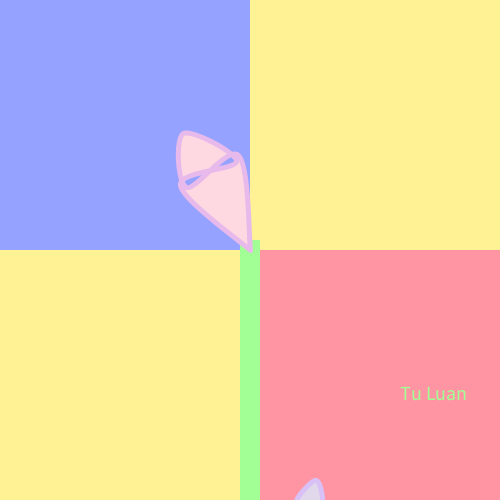
Frame 1 (no input)
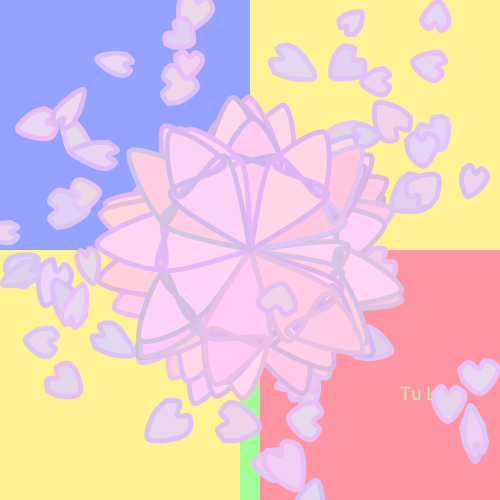
Frame 60 (the mouse pressed at the canvas centre just before this capture)
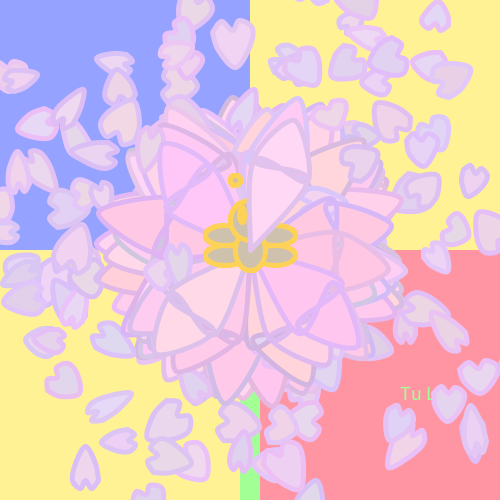
Frame 120 (the mouse held since frame 60 and released just before this capture)

The Processing sketch that drew these frames (run headless with seeded random() and noise(); from frame 60 on, the mouse is pressed at the canvas centre):

// Processing sketch: A2
// ── A2.pde
  //Assignment 02 
  //Name: Tu Luan
  //E-mail: tluan@brynmawr.edu
  //Course: Cs110, Jia Tao's section
  //Submitted: 02/11/2015
  //Description: The project depicts the Japanese spring flowers. When the spring is coming, the flower grows and bees come and some of the petals fall down on the wind.
  
//set up the background
void setup() { 
   frameRate(15);
   size(500, 500);
   smooth();
   background(255, 242, 149);
   noStroke();
   fill(255,149,162);
   rect(250,250,250,500);
   fill(149,162,255);
   rect(0,0,250,250);
   fill(162,255,149);
   rect(240,240,20,260);
   textSize(20);
   text("Tu Luan",400,400);
   
} 


//call all the fuctions
//fuction drawMyObject2 will run to draw a bee when you double click the mouse.
void draw() {  
    if (mousePressed) {
     drawMyObject2(mouseX,mouseY);
    } 
    drawMyObject1(80,80,random(80,90));
    drawMyObject(random(0, 500),random(0, 500),random(10,20), random(10,20));  
    
}




  // the function draws the bee. When you have your mouse in different area, the bees will change the colors.
  void drawMyObject2(float x, float y) {
  line(x,y-30,x+15,y-70);  
  line(x,y-30,x-15,y-70);
   if ((mouseX<=250)&&(mouseY<=250)){
   fill(#CEC2AF);
   }
   else{
      fill(#F2C5A5);
   }
  stroke(#FDD257);  
  ellipse(x+15,y-70,10,10);
  ellipse(x-15,y-70,10,10);
  ellipse(x-25,y+5,40,20);
  ellipse(x-25,y-15,40,20);
  ellipse(x+25,y+5,40,20);
  ellipse(x+25,y-15,40,20);
  ellipse(x,y,30,40);
  ellipse(x,y-30,40,40);
  ellipse(x-8,y-35,5,15);
  ellipse(x+8,y-35,5,15);
  }
  
  
  
  //the fuction draws the flower in the middle. Each petal of it appears in different colors, positions, and sizes.
   void drawMyObject1(float x, float y, float w) {
   fill(253+random(30),198+random(20),218+random(30));
   stroke(207+random(30),180+random(20),222+random(30));
   strokeWeight(5);
   translate(250, 250);
   rotate(radians(random(0,360))); 
   beginShape();
   curveVertex(0,0);
   curveVertex(0,0);
   curveVertex(w,0.5*y);
   curveVertex(0.5*x,y);
   curveVertex(random(1.1,1.5)*x,random(1.1,1.5)*y);
   curveVertex(x,0.5*y);
   curveVertex(0.5*x,w);
   curveVertex(0,0);
   curveVertex(0,0);
   endShape();
}





   //the fuction darws the heart-shape petals. Each petal of it appears in different colors, positions, and sizes.
   void drawMyObject(float x, float y, float w, float h) {
   frameRate(random(2,5));
   fill(253+random(-30,-10),198+random(10,20),218+random(10,30));
   stroke(207+random(10,30),180+random(10,20),222+random(20,30));
   strokeWeight(5);
   translate(-250, -250);
   beginShape();
   curveVertex(0+x,h+y);
   curveVertex(0+x,h+y);
   curveVertex(0.5*w+x,0.5*h+y);
   curveVertex(w+x,h+y);
   curveVertex(1.4*w+x,0.5*h+y);
   curveVertex(2*w+x,h+y);
   curveVertex(1.8*w+x,2*h+y);
   curveVertex(w+x,3*h+y);
   curveVertex(0.2*w+x,2*h+y);
   curveVertex(0+x,h+y);
   curveVertex(0+x,h+y);
   endShape();
}
 
